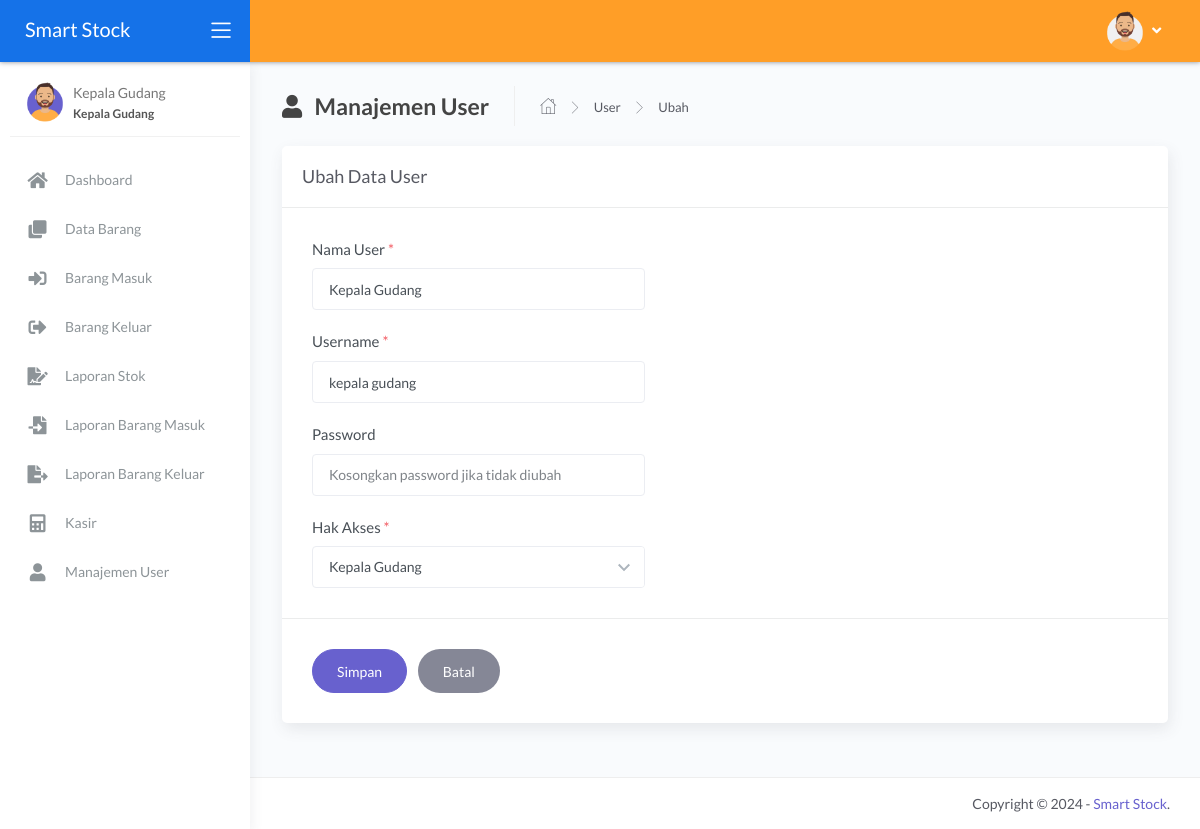
Page /main.php?module=form_ubah_user&id=2 (signed in) on the committed database.
### tables this page shows
CREATE TABLE `tbl_user` (
  `id_user` int(11) NOT NULL,
  `nama_user` varchar(30) NOT NULL,
  `username` varchar(30) NOT NULL,
  `password` varchar(255) NOT NULL,
  `hak_akses` enum('Admin Gudang','Kepala Gudang') NOT NULL
);

### modules/user/form_ubah.php (the view, shortened to what this page needs)
<?php
if (basename($_SERVER['PHP_SELF']) === basename(__FILE__)) {
  header('location: 404.html');
}
else {
  if (isset($_GET['id'])) {
    $id_user = $_GET['id'];
    $query = mysqli_query($mysqli, "SELECT id_user, nama_user, username, hak_akses FROM tbl_user WHERE id_user='$id_user'")
                                    or die('Ada kesalahan pada query tampil data : ' . mysqli_error($mysqli));
    $data = mysqli_fetch_assoc($query);
  }
?>
  <div class="panel-header bg:#FF9E27">
    <div class="page-inner py-4">
      <div class="page-header text-black">
        <h4 class="page-title text-black"><i class="fas fa-user mr-2"></i> Manajemen User</h4>
        <ul class="breadcrumbs">
          <li class="nav-home"><a href="?module=dashboard"><i class="flaticon-home text-black"></i></a></li>
          <li class="separator"><i class="flaticon-right-arrow"></i></li>
          <li class="nav-item"><a href="?module=user" class="text-black">User</a></li>
          <li class="separator"><i class="flaticon-right-arrow"></i></li>
          <li class="nav-item"><a>Ubah</a></li>
        </ul>
      </div>
    </div>
  </div>
  <div class="page-inner mt--5">
    <div class="card">
      <div class="card-header">
        <div class="card-title">Ubah Data User</div>
      </div>
      <form action="modules/user/proses_ubah.php" method="post" class="needs-validation" novalidate>
        <div class="card-body">
          <div class="form-group col-lg-5">
            <label>Nama User <span class="text-danger">*</span></label>
            <input type="text" name="nama_user" class="form-control" autocomplete="off" value="<?php echo $data['nama_user']; ?>" required>
          </div>
          <div class="form-group col-lg-5">
            <label>Username <span class="text-danger">*</span></label>
            <input type="text" name="username" class="form-control" autocomplete="off" value="<?php echo $data['username']; ?>" required>
          </div>
          <div class="form-group col-lg-5">
            <label>Password</label>
            <input type="password" name="password" class="form-control" placeholder="Kosongkan password jika tidak diubah" autocomplete="off">
          </div>
          <div class="form-group col-lg-5">
            <label>Hak Akses <span class="text-danger">*</span></label>
            <select name="hak_akses" class="form-control chosen-select" autocomplete="off" required>
              <option value="<?php echo $data['hak_akses']; ?>"><?php echo $data['hak_akses']; ?></option>
            </select>
          </div>
        </div>
        <div class="card-action">
          <input type="submit" name="simpan" value="Simpan" class="btn btn-secondary btn-round pl-4 pr-4 mr-2">
          <a href="?module=user" class="btn btn-default btn-round pl-4 pr-4">Batal</a>
        </div>
      </form>
    </div>
  </div>
<?php } ?>

### rows in the picture
tbl_user: nama_user "Kepala Gudang", username "kepala gudang", hak_akses "Kepala Gudang"

### other values in the picture
$_SESSION['nama_user'] "Kepala Gudang"
$_SESSION['hak_akses'] "Kepala Gudang"
$name "Dashboard Data Barang Barang Masuk Barang Keluar Laporan Stok Laporan Barang Masuk Laporan Barang Keluar Kasir Manajemen User"
